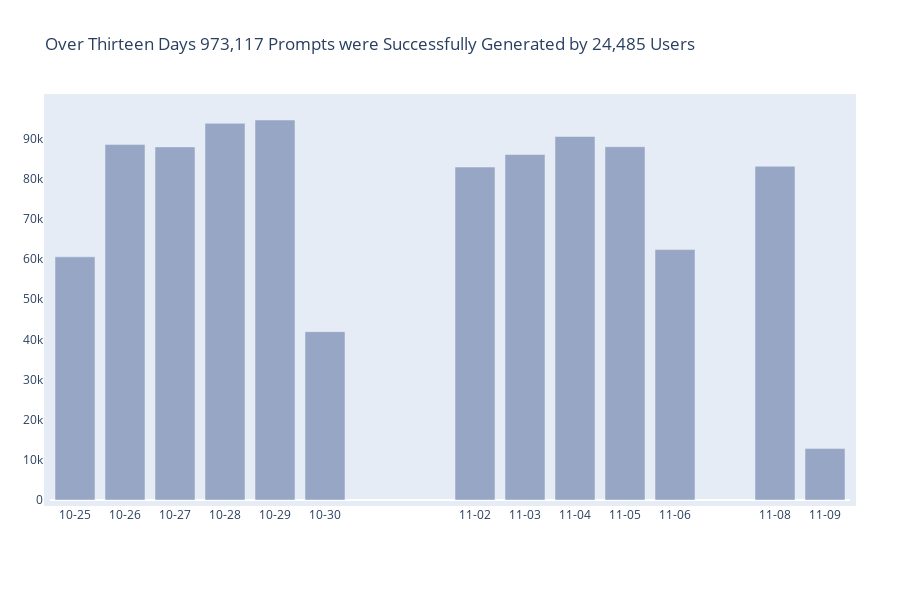
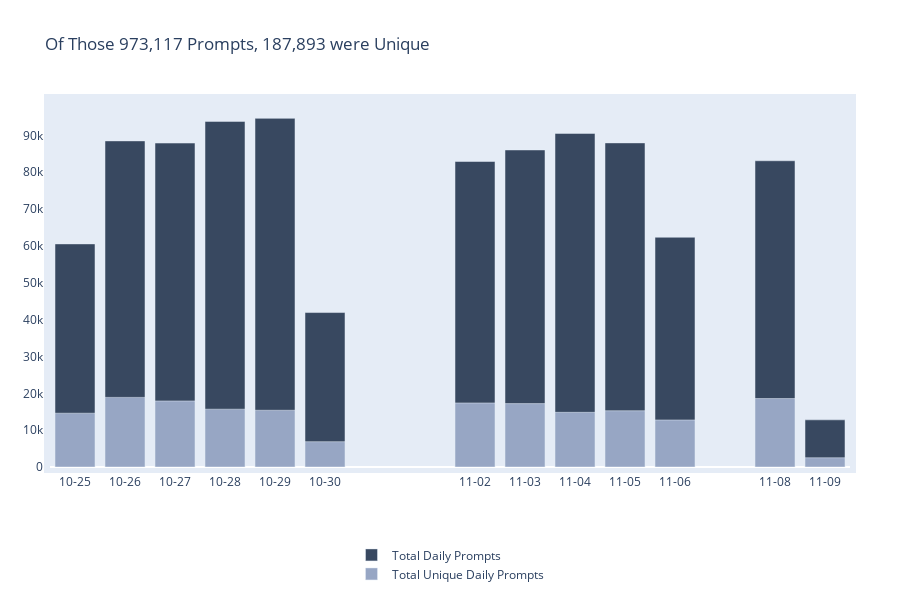
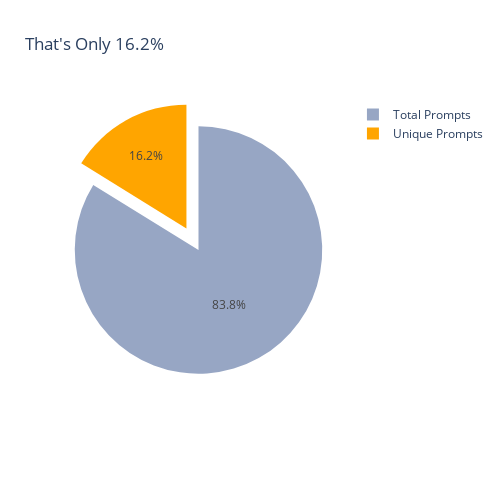

Notebook code cell kept with these figures, in order:
### Markdown cell above
## Let's Take a Look at Prompt Data from 10/24/23 - 11/9/23 
---
*Data gaps likely from Discord API Outages

### Code cell
totalPromptGraph()
totalPromptOverlay()
percentUniqueGraph()

### Figure 1 — Plotly figure (JSON) as saved in the notebook; plotly's stock layout.template omitted (floating-point values rounded to 4 significant figures)
{"data": [{"marker": {"color": "rgb(151,166,196)"}, "name": "Total Prompts Posted Each Day", "type": "bar", "x": ["2023-10-25", "2023-10-26", "2023-10-27", "2023-10-28", "2023-10-29", "2023-10-30", "2023-11-02", "2023-11-03", "2023-11-04", "2023-11-05", "2023-11-06", "2023-11-08", "2023-11-09"], "y": [60554, 88514, 87925, 93805, 94630, 41924, 82922, 86052, 90539, 87973, 62357, 83122, 12800]}], "layout": {"autosize": false, "height": 600, "hoverlabel": {"bgcolor": "white", "font": {"size": 15}}, "margin": {"b": 100, "l": 50, "pad": 6, "r": 50, "t": 100}, "title": {"text": "Over Thirteen Days 973,117 Prompts were Successfully Generated by 24,485 Users"}, "width": 900, "xaxis": {"autorange": true, "range": ["2023-10-24 12:00", "2023-11-09 12:00"], "showgrid": false, "tickformat": "%m-%d", "tickvals": ["2023-10-25", "2023-10-26", "2023-10-27", "2023-10-28", "2023-10-29", "2023-10-30", "2023-11-02", "2023-11-03", "2023-11-04", "2023-11-05", "2023-11-06", "2023-11-08", "2023-11-09"], "type": "date"}, "yaxis": {"autorange": true, "range": [0, 99610.0], "showgrid": false, "type": "linear"}}}

### Figure 2 — Plotly figure (JSON) as saved in the notebook; plotly's stock layout.template omitted (floating-point values rounded to 4 significant figures)
{"data": [{"marker": {"color": "rgb(56,72,96)"}, "name": "Total Daily Prompts", "type": "bar", "x": ["2023-10-25", "2023-10-26", "2023-10-27", "2023-10-28", "2023-10-29", "2023-10-30", "2023-11-02", "2023-11-03", "2023-11-04", "2023-11-05", "2023-11-06", "2023-11-08", "2023-11-09"], "y": [60554, 88514, 87925, 93805, 94630, 41924, 82922, 86052, 90539, 87973, 62357, 83122, 12800]}, {"marker": {"color": "rgb(151,166,196)"}, "name": "Total Unique Daily Prompts", "type": "bar", "x": ["2023-10-25", "2023-10-26", "2023-10-27", "2023-10-28", "2023-10-29", "2023-10-30", "2023-11-02", "2023-11-03", "2023-11-04", "2023-11-05", "2023-11-06", "2023-11-08", "2023-11-09"], "y": [14597, 18892, 17918, 15685, 15395, 6871, 17376, 17202, 14836, 15270, 12759, 18581, 2511]}], "layout": {"autosize": false, "barmode": "overlay", "height": 600, "hoverlabel": {"bgcolor": "white", "font": {"size": 15}}, "legend": {"x": 0.5, "xanchor": "center", "y": -0.2, "yanchor": "top"}, "margin": {"b": 100, "l": 50, "pad": 6, "r": 50, "t": 100}, "title": {"text": "Of Those 973,117 Prompts, 187,893 were Unique"}, "width": 900, "xaxis": {"autorange": true, "range": ["2023-10-24 12:00", "2023-11-09 12:00"], "showgrid": false, "tickformat": "%m-%d", "tickvals": ["2023-10-25", "2023-10-26", "2023-10-27", "2023-10-28", "2023-10-29", "2023-10-30", "2023-11-02", "2023-11-03", "2023-11-04", "2023-11-05", "2023-11-06", "2023-11-08", "2023-11-09"], "type": "date"}, "yaxis": {"autorange": true, "range": [0, 99610.0], "showgrid": false, "type": "linear"}}}

### Figure 3 — Plotly figure (JSON) as saved in the notebook; plotly's stock layout.template omitted (floating-point values rounded to 4 significant figures)
{"data": [{"labels": ["Total Prompts", "Unique Prompts"], "marker": {"colors": ["rgb(151,166,196)", "orange"]}, "pull": [0, 0.2], "type": "pie", "values": [973117, 187893]}], "layout": {"autosize": false, "height": 500, "margin": {"b": 100, "l": 50, "pad": 4, "r": 50, "t": 100}, "title": {"text": "That's Only 16.2%"}, "width": 500}}
